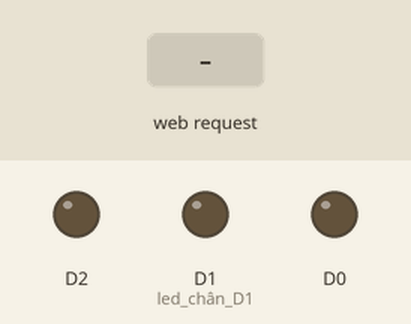
Simulated run of this sketch. Board: ESP8266 (NodeMCU). Shown: output pins drawn as LEDs (lit = HIGH). Inputs (shaded band) come from the test bench. WiFi joins after 1.5 s; servers stay silent unless stated; what the sketch prints to the serial monitor is not drawn.

Above: at 2.7 s.
2.8 s: HTTP request GET /led1On received
At 3.6 s:
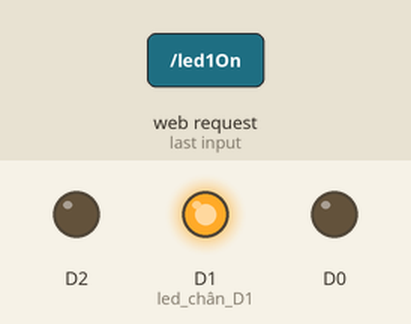
4.3 s: HTTP request GET /led1- received
At 4.7 s:
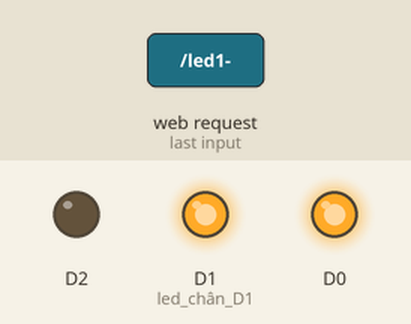
5.8 s: HTTP request GET /led1Off received
At 7.0 s:
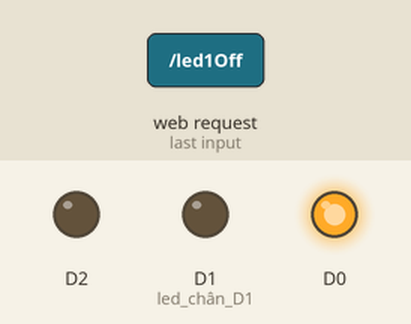
7.3 s: HTTP request GET /led1- received
At 8.2 s:
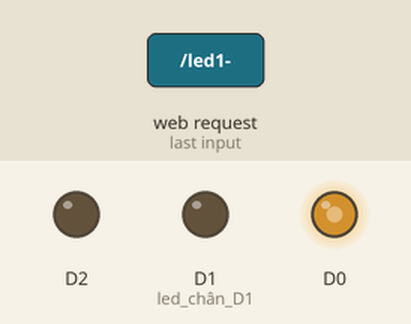
8.8 s: HTTP request GET /led1On received
At 9.4 s:
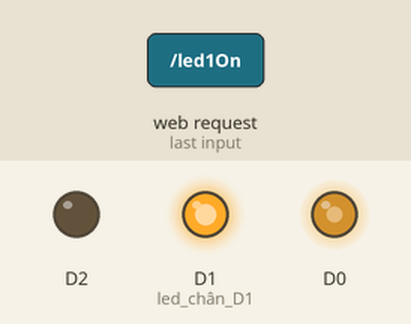
Timing chart, 0 to 11.3 s (numbered marks = the images above; inputs shaded):
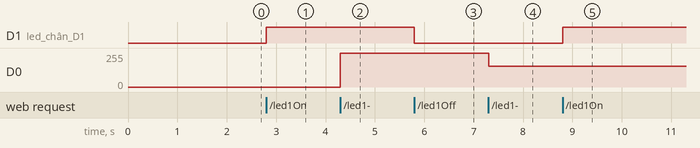

The sketch:

DieuKhienLed.ino
```cpp
#include <ESP8266WiFi.h>
#include <WiFiClient.h>
#include <ESP8266WebServer.h>
#include <ESP8266mDNS.h>
#include<DHT.h>


MDNSResponder mdns;
const char* ssid = "No Name";
const char* password = "*taophairua";
const char index_html[] PROGMEM={
"<!DOCTYPE html>\n"
"<html>\n"
"<head>\n"
"\t<title>Thực hành chuyên sâu</title>\n"
"\t  <meta charset=\"utf-8\">\n"
"  <meta name=\"viewport\" content=\"width=device-width, initial-scale=1\">\n"
"  <link rel=\"stylesheet\" href=\"https://maxcdn.bootstrapcdn.com/bootstrap/4.3.1/css/bootstrap.min.css\">\n"
"  <script src=\"https://ajax.googleapis.com/ajax/libs/jquery/3.3.1/jquery.min.js\"></script>\n"
"  <script src=\"https://cdnjs.cloudflare.com/ajax/libs/popper.js/1.14.7/umd/popper.min.js\"></script>\n"
"  <script src=\"https://maxcdn.bootstrapcdn.com/bootstrap/4.3.1/js/bootstrap.min.js\"></script>\n"
"  <script type=\"text/javascript\" src=\"http://rilwis.googlecode.com/svn/trunk/weather.min.js\"></script>  \n"
"  <style type=\"text/css\">\n"
"  \tspan{\n"
"  \t\tfont-size: 30px;\n"
"  \t}\n"
"  \t.nav-item:hover{\n"
"  \t\tbackground-color: #C6E2FF;\n"
"  \t}\n"
"  \ta{\n"
"  \t\tcolor: #cfcfcf;\n"
"  \t}\n"
"    .content{\n"
"      width: 1000px;\n"
"      height: 50px;\n"
"      background-color: #D3D3D3;\n"
"      padding-left: 50px;\n"
"\n"
"    }\n"
"  </style>\n"
"</head>\n"
"<body>\n"
"\t<div class=\"container\" align=\"center\" style=\"background-color: #f1f1f1;width: 1000px; height: 800px; \">\n"
"    <div class=\"row\">\n"
"      <div class=\"col-md-12\">\n"
"        <a href=\"#\"><img src=\"https://hoadondientu247.com/wp-content/uploads/2018/10/banner-VNNS.jpg\" width=\"1000px\" height=\"200px\"></a>\n"
"      </div>\n"
"    </div>\n"
"\t\t<div class=\"row\" style=\"background-color:#528B8B;\">\n"
"\t\t<ul class=\"nav nav-tabs\">\n"
"    \t<li class=\"nav-item\">\n"
"      \t\t\t<a class=\"nav-link\" data-toggle=\"tab\" href=\"#home\">Giới Thiệu </a>\n"
"   \t\t </li>\n"
"    \t<li class=\"nav-item\">\n"
"     \t\t <a class=\"nav-link active\" data-toggle=\"tab\" href=\"#menu1\">Bật tắt Led </a>\n"
"    \t</li>\n"
" \t </ul>\n"
" \t</div>\n"
"\n"
"  <!-- Tab panes -->\n"
"  <div class=\"tab-content\">\n"
"\n"
"    \t<div id=\"home\" class=\"container tab-pane fade\"><br>\n"
"    \t\t<div class=\"row\"><marquee width=\"50%\"><span style=\"color: #440000;\">Chào mừng bạn đến với môn thực hành chuyên sâu </span></marquee></div>\n"
"    \t\t<div class=\"row\" style=\"padding-top: 50px;\">\n"
"      \t\t\t<div class=\"col-md-2\" > <!--lay 3 cot dau tien-->\n"
"        <img src=\"https://www.easons.com/globalassets/book-covers/manunited_annual_2018.jpg\" width = \"300\" height =\"300\" style=\"border-radius: 30px;\" >\n"
"     </div>\n"
"    <div class=\"col-md-10\" style=\"padding-left: 150px;\">\n"
"          <font color = \"#003333\">\n"
"          \t<h1 style=\"font-weight:bold;\">THỰC HÀNH CHUYÊN SÂU</h1>\n"
"            <span>Họ và tên: Vũ Văn Chung</span><br/>\n"
"            <span>Ngày sinh : 30/3/1995</span><br/>\n"
"            <span>Mã sinh viên: B15DCDT019</span><br/>\n"
"            <span>Email: vuvanchungptit@gmail.com</span><br/>\n"
"            <span>Chuyên ngành: Điện tử máy tính </span>\n"
"\n"
"          </font>\n"
"    \t\t</div>\n"
"\t\t</div>\n"
"\t</div>\n"
"    <div id=\"menu1\" class=\"container tab-pane active\" style=\"padding-top: 80px; padding-left: 50px;\"><br>\n"
"    \t<h1 style=\"text-align: center; color: #004400;\">LED SỐ 1</h1>\n"
"    \t<br/>\n"
"     \t<div class=\"row\">\n"
"        <div class=\"col-md-4\">\n"
"        <a href=\"/led1On\"><button type=\"button\" class=\"btn btn-danger\" onclick=\"document.getElementById('myimage').src='http://bestanimations.com/HomeOffice/Lights/Bulbs/animated-light-bulb-gif-29.gif'\">ON</button></a>\n"
"        </div>\n"
"        <div class=\"col-md-4\">\n"
"        <img id=\"myimage\" src=\"https://www.freeiconspng.com/uploads/light-bulb-png-bulb-png1243-0.png\" style=\"width:100px\">\n"
"      </div>\n"
"      <div class=\"col-md-4\">\n"
"        <a href=\"/led1Off\"><button type=\"button\" class=\"btn btn-dark\" onclick=\"document.getElementById('myimage').src='https://www.freeiconspng.com/uploads/light-bulb-png-bulb-png1243-0.png'\">OFF</button></a>\n"
"      </div>\n"
"      </div>\n"
"\n"
"     \t<h1 style=\"text-align: center; color: #004400; padding-top: 120px;\">ĐIỀU CHỈNH ĐỘ SÁNG CỦA LED </h1>\n"
"     \t<div class=\"row\">\n"
"     \t\t<div class=\"col-md-4\">\n"
"     \t\t<a href=\"led1+\"><button type=\"button\" class=\"btn btn-danger\" onclick=\"document.getElementById('myimage').src='http://bestanimations.com/HomeOffice/Lights/Bulbs/animated-light-bulb-gif-29.gif'\">Tăng</button></a>\n"
"     \t\t</div>\n"
"     \t\t<div class=\"col-md-4\">\n"
"\t\t\t\t<img id=\"myimage\" src=\"https://www.freeiconspng.com/uploads/light-bulb-png-bulb-png1243-0.png\" style=\"width:100px\">\n"
"\t\t\t</div>\n"
"\t\t\t<div class=\"col-md-4\">\n"
"\t\t\t\t<a href=\"led1-\"><button type=\"button\" class=\"btn btn-dark\" onclick=\"document.getElementById('myimage').src='https://www.freeiconspng.com/uploads/light-bulb-png-bulb-png1243-0.png'\">Giảm</button></a>\n"
"\t\t\t</div>\n"
"     \t</div>\n"
"    </div>\n"
"</div>  \n"
"<!-- Footer -->\n"
"<footer class=\"page-footer font-small blue\" style=\"background-color: #D3D3D3;\">\n"
"\n"
"  <!-- Copyright -->\n"
"  <div class=\"footer-copyright text-center py-3\">© Bản quyền thuộc:\n"
"    <a href=\"#\" style=\"color: #808080;\"> Vũ Văn Chung </a>\n"
"  </div>\n"
"  <!-- Copyright -->\n"
"\n"
"</footer>\n"
"<!-- Footer -->\n"
"\t</div>\n"
"\n"
"</body>\n"
"</html>"
};
ESP8266WebServer server(80);

int a = 255;
int b = 100;

void handleRoot() {
  server.send_P(200, "text/html", index_html);
}

void setup(void){
  pinMode(D1, OUTPUT);  //led chân D1
  pinMode(D2, OUTPUT);
    //float h = dht.readHumidity();    //Đọc độ ẩm
  //float t = dht.readTemperature(); //Đọc nhiệt độ

   //String req = client.readStringUntil('\r');
  //Serial.println(req);
  //client.flush();

  Serial.begin(115200);
  WiFi.begin(ssid, password);
  Serial.println("");

  // Wait for connection
  while (WiFi.status() != WL_CONNECTED) {
    delay(500);
    Serial.print(".");
  }
  Serial.println("");
  Serial.print("Connected to ");
  Serial.println(ssid);
  Serial.print("IP address: ");
  Serial.println(WiFi.localIP());

  if (MDNS.begin("esp8266")) {
    Serial.println("MDNS responder started");
  }
    server.on("/", [](){
    server.send(200, "text/html", index_html);
  });
   server.on("/led1On", [](){
    server.send(200, "text/html", index_html);

    digitalWrite(D1, HIGH);
    delay(1000);
  });
     server.on("/led1+", [](){
    server.send(200, "text/html", index_html);

    analogWrite(D0, a);
    a+= b;
    delay(1000);
  });
    server.on("/led1-", [](){
    server.send(200, "text/html", index_html);

    analogWrite(D0, a);
    a -= b;
    delay(1000);
  });
  server.on("/led1Off", [](){
    server.send(200, "text/html", index_html);

    digitalWrite(D1, LOW);
    delay(1000);
    });

  server.on("/", handleRoot);

  server.begin();
  Serial.println("HTTP server started");
}

void loop(void){
  server.handleClient();
}
```

Measured:
- after the input at 2.8 s, D1 (led_chân_D1): LOW → HIGH at once
- after the input at 4.3 s, D0: 0/255 → 255/255 at once
- after the input at 5.8 s, D1 (led_chân_D1): HIGH → LOW at once
- after the input at 7.3 s, D0: 255/255 → 155/255 at once
- after the input at 8.8 s, D1 (led_chân_D1): LOW → HIGH at once
